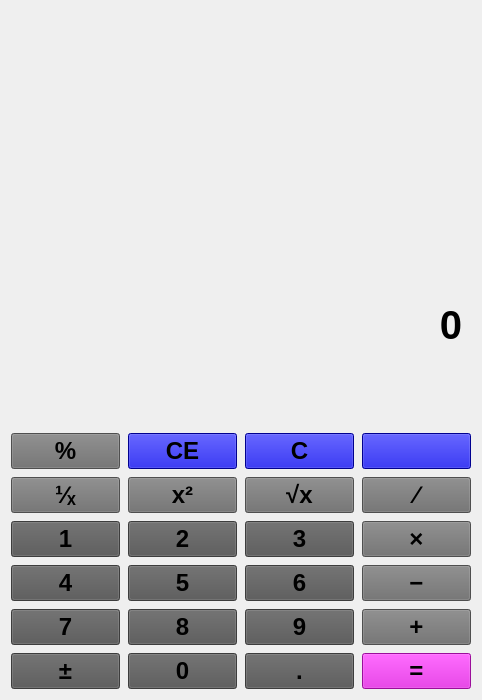
<?xml version="1.0" encoding="UTF-8"?>
<ui version="4.0">
 <class>Calculator</class>
 <widget class="QWidget" name="Calculator">
  <property name="enabled">
   <bool>true</bool>
  </property>
  <property name="geometry">
   <rect>
    <x>0</x>
    <y>0</y>
    <width>482</width>
    <height>700</height>
   </rect>
  </property>
  <property name="sizePolicy">
   <sizepolicy hsizetype="Preferred" vsizetype="Preferred">
    <horstretch>0</horstretch>
    <verstretch>0</verstretch>
   </sizepolicy>
  </property>
  <property name="minimumSize">
   <size>
    <width>482</width>
    <height>700</height>
   </size>
  </property>
  <property name="sizeIncrement">
   <size>
    <width>1</width>
    <height>1</height>
   </size>
  </property>
  <property name="windowTitle">
   <string>Calculator</string>
  </property>
  <property name="styleSheet">
   <string notr="true">QScrollArea {
	border: none;
}

QScrollBar:vertical {
        background-color: none;
        max-width: 2px;
}


QScrollBar:horizontal {
        background-color: none;
        max-height: 2px;
}

QScrollBar::handle {
	background: grey;
	
} 

QScrollBar::up-arrow:horizontal, QScrollBar::down-arrow:horizontal,
QScrollBar::add-page:horizontal, QScrollBar::sub-page:horizontal
QScrollBar::up-arrow:vertical, QScrollBar::down-arrow:vertical,
QScrollBar::add-page:vertical, QScrollBar::sub-page:vertical {
	background: none;
	max-width: 0px;
	max-height: 0px;
	opacity: 255;
}

QLabel {
	alignment: right;
	border: none;
}

QLabel#labelResult {
	font-size: 18px;
}

QLabel#labelExpression {
	font-size: 40px;
	font-weight: 800;
}

QPushButton {
	font-size: 24px;
	font-weight: 500;
	background-color: rgb(85, 85, 85);
}

QPushButton:hover {
	background-color: rgb(100, 100, 100);
}

QPushButton::!enabled {
	background-color: rgba(80, 80, 80, 100);
}

QPushButton#buttonOpAdd,
QPushButton#buttonOpSub,
QPushButton#buttonOpDiv,
QPushButton#buttonOpMul,
QPushButton#buttonOpMod,
QPushButton#buttonOpInv,
QPushButton#buttonOpSquare,
QPushButton#buttonOpSqrt {
	background-color: rgb(110, 110, 110);
}

QPushButton#buttonOpAdd:hover,
QPushButton#buttonOpSub:hover,
QPushButton#buttonOpDiv:hover,
QPushButton#buttonOpMul:hover,
QPushButton#buttonOpMod:hover,
QPushButton#buttonOpInv:hover,
QPushButton#buttonOpSquare:hover,
QPushButton#buttonOpSqrt:hover {
	background-color: rgb(140, 140, 140);
}

QPushButton#buttonOpAdd::!enabled,
QPushButton#buttonOpSub::!enabled,
QPushButton#buttonOpDiv::!enabled,
QPushButton#buttonOpMul::!enabled,
QPushButton#buttonOpMod::!enabled,
QPushButton#buttonOpInv::!enabled,
QPushButton#buttonOpSquare::!enabled,
QPushButton#buttonOpSqrt::!enabled {
	background-color: rgba(110, 110, 110, 100);
}

QPushButton#buttonOpDel,
QPushButton#buttonOpC,
QPushButton#buttonOpCe {
	background-color: rgb(0, 0, 200);
}


QPushButton#buttonOpDel:hover,
QPushButton#buttonOpC:hover,
QPushButton#buttonOpCe:hover {
	background-color: rgb(2, 56, 230);
}

QPushButton#buttonOpEq {
	background-color: rgb(215, 20, 215);
}

QPushButton#buttonOpEq:hover {
	background-color: rgb(245, 20, 245);
}

QPushButton#buttonOpEq:!enabled {
	background-color: rgba(230, 20, 230, 100);
}
</string>
  </property>
  <layout class="QVBoxLayout" name="verticalLayout_2">
   <item>
    <layout class="QVBoxLayout" name="verticalLayout">
     <item>
      <widget class="QScrollArea" name="scrollAreaExpression">
       <property name="layoutDirection">
        <enum>Qt::RightToLeft</enum>
       </property>
       <property name="verticalScrollBarPolicy">
        <enum>Qt::ScrollBarAlwaysOff</enum>
       </property>
       <property name="horizontalScrollBarPolicy">
        <enum>Qt::ScrollBarAlwaysOff</enum>
       </property>
       <property name="widgetResizable">
        <bool>true</bool>
       </property>
       <property name="alignment">
        <set>Qt::AlignRight|Qt::AlignTrailing|Qt::AlignVCenter</set>
       </property>
       <widget class="QWidget" name="contentExpression">
        <property name="geometry">
         <rect>
          <x>0</x>
          <y>0</y>
          <width>468</width>
          <height>213</height>
         </rect>
        </property>
        <layout class="QVBoxLayout" name="verticalLayout_4">
         <item>
          <widget class="QLabel" name="labelResult">
           <property name="font">
            <font>
             <pointsize>-1</pointsize>
            </font>
           </property>
           <property name="layoutDirection">
            <enum>Qt::RightToLeft</enum>
           </property>
           <property name="frameShape">
            <enum>QFrame::StyledPanel</enum>
           </property>
           <property name="text">
            <string/>
           </property>
           <property name="alignment">
            <set>Qt::AlignRight|Qt::AlignTrailing|Qt::AlignVCenter</set>
           </property>
           <property name="wordWrap">
            <bool>true</bool>
           </property>
          </widget>
         </item>
        </layout>
       </widget>
      </widget>
     </item>
     <item>
      <widget class="QScrollArea" name="scrollAreaResult">
       <property name="layoutDirection">
        <enum>Qt::RightToLeft</enum>
       </property>
       <property name="verticalScrollBarPolicy">
        <enum>Qt::ScrollBarAlwaysOff</enum>
       </property>
       <property name="horizontalScrollBarPolicy">
        <enum>Qt::ScrollBarAlwaysOff</enum>
       </property>
       <property name="widgetResizable">
        <bool>true</bool>
       </property>
       <property name="alignment">
        <set>Qt::AlignRight|Qt::AlignTrailing|Qt::AlignVCenter</set>
       </property>
       <widget class="QWidget" name="contentResult">
        <property name="geometry">
         <rect>
          <x>0</x>
          <y>0</y>
          <width>468</width>
          <height>213</height>
         </rect>
        </property>
        <layout class="QVBoxLayout" name="verticalLayout_3">
         <item>
          <widget class="QLabel" name="labelExpression">
           <property name="layoutDirection">
            <enum>Qt::RightToLeft</enum>
           </property>
           <property name="text">
            <string>0</string>
           </property>
           <property name="alignment">
            <set>Qt::AlignRight|Qt::AlignTrailing|Qt::AlignVCenter</set>
           </property>
           <property name="wordWrap">
            <bool>true</bool>
           </property>
          </widget>
         </item>
        </layout>
       </widget>
      </widget>
     </item>
    </layout>
   </item>
   <item>
    <layout class="QGridLayout" name="gridLayout" rowstretch="0,0,0,0,0,0,0" columnstretch="0,0,0,0">
     <property name="sizeConstraint">
      <enum>QLayout::SetDefaultConstraint</enum>
     </property>
     <property name="topMargin">
      <number>0</number>
     </property>
     <property name="spacing">
      <number>8</number>
     </property>
     <item row="3" column="1">
      <widget class="QPushButton" name="buttonDigit5">
       <property name="text">
        <string>5</string>
       </property>
      </widget>
     </item>
     <item row="4" column="1">
      <widget class="QPushButton" name="buttonDigit8">
       <property name="text">
        <string>8</string>
       </property>
      </widget>
     </item>
     <item row="6" column="1">
      <widget class="QPushButton" name="buttonDigit0">
       <property name="enabled">
        <bool>true</bool>
       </property>
       <property name="text">
        <string>0</string>
       </property>
      </widget>
     </item>
     <item row="4" column="0">
      <widget class="QPushButton" name="buttonDigit7">
       <property name="text">
        <string>7</string>
       </property>
      </widget>
     </item>
     <item row="4" column="2">
      <widget class="QPushButton" name="buttonDigit9">
       <property name="text">
        <string>9</string>
       </property>
      </widget>
     </item>
     <item row="3" column="2">
      <widget class="QPushButton" name="buttonDigit6">
       <property name="text">
        <string>6</string>
       </property>
      </widget>
     </item>
     <item row="3" column="0">
      <widget class="QPushButton" name="buttonDigit4">
       <property name="text">
        <string>4</string>
       </property>
      </widget>
     </item>
     <item row="2" column="2">
      <widget class="QPushButton" name="buttonDigit3">
       <property name="text">
        <string>3</string>
       </property>
      </widget>
     </item>
     <item row="6" column="2">
      <widget class="QPushButton" name="buttonOpDot">
       <property name="text">
        <string>.</string>
       </property>
      </widget>
     </item>
     <item row="2" column="1">
      <widget class="QPushButton" name="buttonDigit2">
       <property name="text">
        <string>2</string>
       </property>
      </widget>
     </item>
     <item row="0" column="0">
      <widget class="QPushButton" name="buttonOpMod">
       <property name="text">
        <string>%</string>
       </property>
      </widget>
     </item>
     <item row="1" column="1">
      <widget class="QPushButton" name="buttonOpSquare">
       <property name="text">
        <string>x²</string>
       </property>
      </widget>
     </item>
     <item row="2" column="0">
      <widget class="QPushButton" name="buttonDigit1">
       <property name="text">
        <string>1</string>
       </property>
      </widget>
     </item>
     <item row="1" column="0">
      <widget class="QPushButton" name="buttonOpInv">
       <property name="text">
        <string>¹∕ₓ</string>
       </property>
      </widget>
     </item>
     <item row="6" column="0">
      <widget class="QPushButton" name="buttonOpNeg">
       <property name="text">
        <string>±</string>
       </property>
      </widget>
     </item>
     <item row="0" column="2">
      <widget class="QPushButton" name="buttonOpC">
       <property name="text">
        <string>C</string>
       </property>
      </widget>
     </item>
     <item row="0" column="1">
      <widget class="QPushButton" name="buttonOpCe">
       <property name="text">
        <string>CE</string>
       </property>
      </widget>
     </item>
     <item row="2" column="3">
      <widget class="QPushButton" name="buttonOpMul">
       <property name="text">
        <string>×</string>
       </property>
      </widget>
     </item>
     <item row="1" column="3">
      <widget class="QPushButton" name="buttonOpDiv">
       <property name="text">
        <string>∕</string>
       </property>
      </widget>
     </item>
     <item row="1" column="2">
      <widget class="QPushButton" name="buttonOpSqrt">
       <property name="text">
        <string>√x</string>
       </property>
      </widget>
     </item>
     <item row="4" column="3">
      <widget class="QPushButton" name="buttonOpAdd">
       <property name="text">
        <string>+</string>
       </property>
      </widget>
     </item>
     <item row="0" column="3">
      <widget class="QPushButton" name="buttonOpDel">
       <property name="text">
        <string/>
       </property>
       <property name="icon">
        <iconset resource="icon.qrc">
         <normaloff>:/icon/backspace_24dp_1F1F1F_FILL0_wght400_GRAD0_opsz24.svg</normaloff>:/icon/backspace_24dp_1F1F1F_FILL0_wght400_GRAD0_opsz24.svg</iconset>
       </property>
       <property name="iconSize">
        <size>
         <width>24</width>
         <height>24</height>
        </size>
       </property>
      </widget>
     </item>
     <item row="3" column="3">
      <widget class="QPushButton" name="buttonOpSub">
       <property name="text">
        <string>−</string>
       </property>
      </widget>
     </item>
     <item row="6" column="3">
      <widget class="QPushButton" name="buttonOpEq">
       <property name="text">
        <string>=</string>
       </property>
      </widget>
     </item>
    </layout>
   </item>
  </layout>
 </widget>
 <tabstops>
  <tabstop>buttonOpC</tabstop>
  <tabstop>buttonOpDel</tabstop>
  <tabstop>buttonOpInv</tabstop>
  <tabstop>buttonOpSquare</tabstop>
  <tabstop>buttonOpSqrt</tabstop>
  <tabstop>buttonOpDiv</tabstop>
  <tabstop>buttonDigit1</tabstop>
  <tabstop>buttonDigit2</tabstop>
  <tabstop>buttonDigit3</tabstop>
  <tabstop>buttonOpMul</tabstop>
  <tabstop>buttonDigit4</tabstop>
  <tabstop>buttonDigit5</tabstop>
  <tabstop>buttonDigit6</tabstop>
  <tabstop>buttonOpSub</tabstop>
  <tabstop>buttonDigit7</tabstop>
  <tabstop>buttonDigit8</tabstop>
  <tabstop>buttonDigit9</tabstop>
  <tabstop>buttonOpAdd</tabstop>
  <tabstop>buttonOpNeg</tabstop>
  <tabstop>buttonDigit0</tabstop>
  <tabstop>buttonOpDot</tabstop>
  <tabstop>buttonOpEq</tabstop>
  <tabstop>buttonOpMod</tabstop>
  <tabstop>buttonOpCe</tabstop>
 </tabstops>
 <resources>
  <include location="icon.qrc"/>
 </resources>
 <connections/>
</ui>
